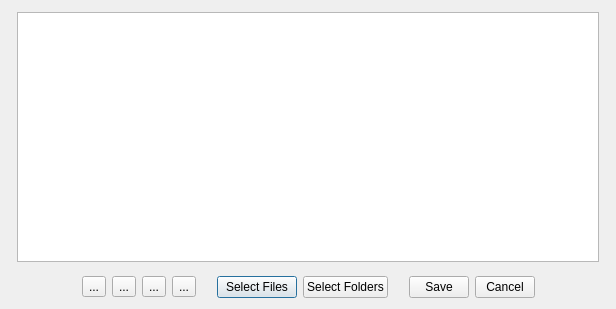
<?xml version="1.0" encoding="UTF-8"?>
<ui version="4.0">
 <class>Dialog_LookUp</class>
 <widget class="QDialog" name="Dialog_LookUp">
  <property name="windowTitle">
   <string>Edit Recipe</string>
  </property>
  <property name="minimumSize">
   <size>
    <width>0</width>
    <height>0</height>
   </size>
  </property>
  <property name="geometry">
   <rect>
    <x>0</x>
    <y>0</y>
    <width>616</width>
    <height>309</height>
   </rect>
  </property>
  <layout class="QGridLayout" name="gridLayout">
   <property name="topMargin">
    <number>12</number>
   </property>
   <item row="1" column="1">
    <widget class="QTableView" name="tableView"/>
   </item>
   <item row="3" column="0" colspan="3">
    <layout class="QHBoxLayout" name="horizontalLayout_2">
     <item>
      <spacer name="horizontalSpacer_1">
       <property name="sizeHint" stdset="0">
        <size>
         <width>50</width>
         <height>20</height>
        </size>
       </property>
       <property name="orientation">
        <enum>Qt::Horizontal</enum>
       </property>
      </spacer>
     </item>
     <item>
      <widget class="QToolButton" name="add_PB">
       <property name="text">
        <string>...</string>
       </property>
       <property name="shortcut">
        <string>Alt+I</string>
       </property>
       <property name="iconSize">
        <size>
         <width>16</width>
         <height>16</height>
        </size>
       </property>
       <property name="icon">
        <iconset>
         <normaloff>:/resources/plus.png</normaloff>
        </iconset>
       </property>
       <property name="toolTip">
        <string>Insert new Ingredient</string>
       </property>
      </widget>
     </item>
     <item>
      <widget class="QToolButton" name="delete_PB">
       <property name="text">
        <string>...</string>
       </property>
       <property name="shortcut">
        <string>Alt+D</string>
       </property>
       <property name="iconSize">
        <size>
         <width>16</width>
         <height>16</height>
        </size>
       </property>
       <property name="icon">
        <iconset>
         <normaloff>:/resources/minus.png</normaloff>
        </iconset>
       </property>
       <property name="toolTip">
        <string>Delete Current Ingredient</string>
       </property>
      </widget>
     </item>
     <item>
      <widget class="QToolButton" name="up_PB">
       <property name="text">
        <string>...</string>
       </property>
       <property name="iconSize">
        <size>
         <width>16</width>
         <height>16</height>
        </size>
       </property>
       <property name="icon">
        <iconset>
         <normaloff>:/resources/up-16.png</normaloff>
        </iconset>
       </property>
       <property name="toolTip">
        <string>Move Ingredient Up </string>
       </property>
      </widget>
     </item>
     <item>
      <widget class="QToolButton" name="down_PB">
       <property name="text">
        <string>...</string>
       </property>
       <property name="iconSize">
        <size>
         <width>16</width>
         <height>16</height>
        </size>
       </property>
       <property name="icon">
        <iconset>
         <normaloff>:/resources/down-16.png</normaloff>
        </iconset>
       </property>
       <property name="toolTip">
        <string>Move Ingredient Down</string>
       </property>
      </widget>
     </item>
     <item>
      <spacer name="horizontalSpacer_2">
       <property name="sizeType">
        <enum>QSizePolicy::Fixed</enum>
       </property>
       <property name="sizeHint" stdset="0">
        <size>
         <width>15</width>
         <height>20</height>
        </size>
       </property>
       <property name="orientation">
        <enum>Qt::Horizontal</enum>
       </property>
      </spacer>
     </item>
     <item>
      <widget class="QPushButton" name="files_PB">
       <property name="text">
        <string>Select Files</string>
       </property>
      </widget>
     </item>
     <item>
      <widget class="QPushButton" name="folders_PB">
       <property name="text">
        <string>Select Folders</string>
       </property>
      </widget>
     </item>
     <item>
      <spacer name="horizontalSpacer_5">
       <property name="sizeType">
        <enum>QSizePolicy::Fixed</enum>
       </property>
       <property name="sizeHint" stdset="0">
        <size>
         <width>15</width>
         <height>20</height>
        </size>
       </property>
       <property name="orientation">
        <enum>Qt::Horizontal</enum>
       </property>
      </spacer>
     </item>
     <item>
      <widget class="QPushButton" name="save_PB">
       <property name="text">
        <string>Save</string>
       </property>
       <property name="shortcut">
        <string>Alt+S</string>
       </property>
       <property name="minimumSize">
        <size>
         <width>7</width>
         <height>0</height>
        </size>
       </property>
       <property name="maximumSize">
        <size>
         <width>60</width>
         <height>16777215</height>
        </size>
       </property>
      </widget>
     </item>
     <item>
      <widget class="QPushButton" name="cancel_PB">
       <property name="text">
        <string>Cancel</string>
       </property>
       <property name="maximumSize">
        <size>
         <width>60</width>
         <height>16777215</height>
        </size>
       </property>
      </widget>
     </item>
     <item>
      <spacer name="horizontalSpacer_4">
       <property name="sizeHint" stdset="0">
        <size>
         <width>50</width>
         <height>20</height>
        </size>
       </property>
       <property name="orientation">
        <enum>Qt::Horizontal</enum>
       </property>
      </spacer>
     </item>
    </layout>
   </item>
   <item row="2" column="1">
    <spacer name="verticalSpacer_4">
     <property name="sizeType">
      <enum>QSizePolicy::Fixed</enum>
     </property>
     <property name="sizeHint" stdset="0">
      <size>
       <width>20</width>
       <height>8</height>
      </size>
     </property>
     <property name="orientation">
      <enum>Qt::Vertical</enum>
     </property>
    </spacer>
   </item>
  </layout>
 </widget>
 <tabstops>
  <tabstop>add_PB</tabstop>
  <tabstop>delete_PB</tabstop>
  <tabstop>up_PB</tabstop>
  <tabstop>down_PB</tabstop>
 </tabstops>
 <resources/>
 <connections/>
</ui>
